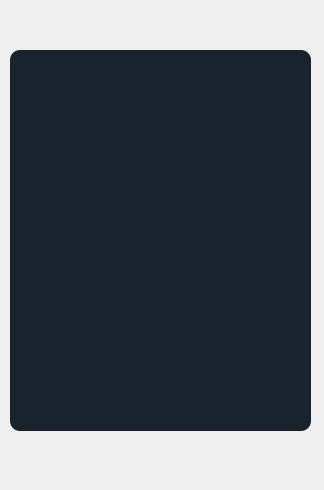
<?xml version="1.0" encoding="UTF-8"?>
<ui version="4.0">
 <class>Form</class>
 <widget class="QWidget" name="Form">
  <property name="geometry">
   <rect>
    <x>0</x>
    <y>0</y>
    <width>324</width>
    <height>490</height>
   </rect>
  </property>
  <property name="windowTitle">
   <string>Form</string>
  </property>
  <widget class="QTextEdit" name="txtEdit_preg">
   <property name="geometry">
    <rect>
     <x>10</x>
     <y>50</y>
     <width>301</width>
     <height>381</height>
    </rect>
   </property>
   <property name="styleSheet">
    <string notr="true">  background-color: #19232D;
  border: 0px solid #32414B;
  padding: 0px;
  color: #F0F0F0;
  selection-background-color: #1464A0;
  selection-color: #F0F0F0;

	border-radius: 10;</string>
   </property>
  </widget>
 </widget>
 <resources>
  <include location="../../IMAG.qrc"/>
 </resources>
 <connections/>
</ui>
